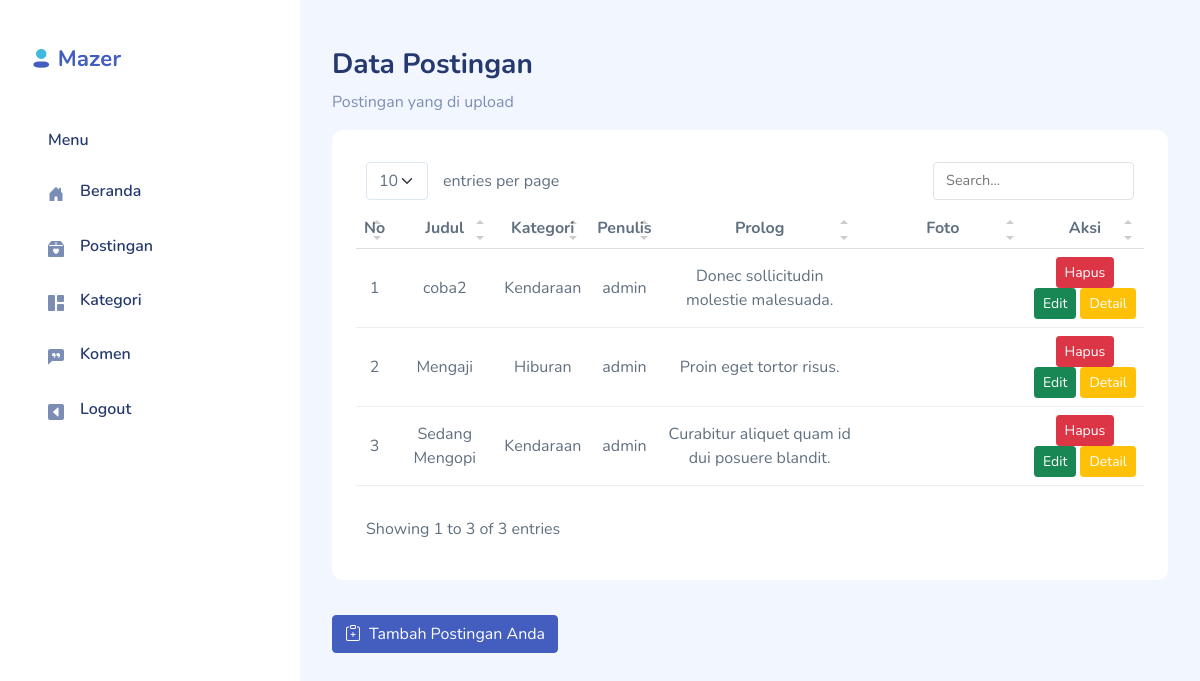
The page /admin/index.php?halaman=posts (signed in) on the database its author committed.
### tables this page shows
CREATE TABLE `posts` (
  `id_posts` int(11) NOT NULL,
  `id_kategori` int(11) NOT NULL,
  `id_admin` int(11) NOT NULL,
  `judul` varchar(200) NOT NULL,
  `prolog` varchar(200) NOT NULL,
  `deskripsi` text NOT NULL,
  `foto` varchar(255) NOT NULL,
  `tanggal` date NOT NULL
);

CREATE TABLE `kategori` (
  `id_kategori` int(11) NOT NULL,
  `nama_kategori` varchar(200) NOT NULL
);

### admin/include/functions.php (called while the page is built, shortened)
<?php
$conn = new mysqli("localhost", "root", "", "coba-cms");
function queryData($query) {
    global $conn;
    $result = mysqli_query($conn, $query);
    $rows = [];
    while($row = mysqli_fetch_assoc($result)) {
        $rows[] = $row;
    }
    return $rows;
}
?>

### admin/posts.php (the view, shortened to what this page needs)
<?php
$id_admin = $_SESSION["admin"]["id_admin"];
$result = queryData("SELECT * FROM posts JOIN kategori ON posts.id_kategori = kategori.id_kategori WHERE id_admin = $id_admin");
$nomor  = 1;
?>
<div class="page-heading">
    <div class="page-title">
        <div class="row">
            <div class="col-12 col-md-6 order-md-1 order-last">
                <h3>Data Postingan</h3>
                <p class="text-subtitle text-muted">Postingan yang di upload</p>
            </div>
        </div>
    </div>
    <section class="section">
        <div class="card">
            <div class="card-body">
                <table class="table table-hover text-center" id="table1">
                    <thead>
                        <tr>
                            <th class="text-center">No</th>
                            <th class="text-center">Judul</th>
                            <th class="text-center">Kategori</th>
                            <th class="text-center">Penulis</th>
                            <th class="text-center">Prolog</th>
                            <th class="text-center">Foto</th>
                            <th class="text-center">Aksi</th>
                        </tr>
                    </thead>
                    <tbody>
                        <?php foreach($result as $row) : ?>
                        <tr>
                            <td><?= $nomor++; ?></td>
                            <td><?= $row["judul"]; ?></td>
                            <td><?= $row["nama_kategori"]; ?></td>
                            <td><?= $_SESSION["admin"]["nama"] ?></td>
                            <td><?= $row["prolog"]; ?></td>
                            <td>
                            </td>
                            <td>
                                <a href="index.php?halaman=hapusposts&id=<?= $row["id_posts"];?>"
                                    onclick="return confirm('Yakin ?') ;" class=" btn btn-sm btn-danger">Hapus</a>
                                <a href="index.php?halaman=ubahposts&id=<?= $row["id_posts"]; ?>"
                                    class=" btn btn-sm btn-success">Edit</a>
                                <a href="index.php?halaman=detailposts&id=<?= $row["id_posts"]; ?>"
                                    class=" btn btn-sm btn-warning">Detail</a>
                            </td>
                        </tr>
                        <?php endforeach; ?>
                    </tbody>
                </table>
            </div>
        </div>
        <a href="index.php?halaman=tambahposts" class="btn btn-primary"><i class="bi bi-clipboard-plus me-2"></i>Tambah
            Postingan
            Anda</a>
    </section>
</div>

### admin/assets/css/app.css (style rules this page uses)
.btn i,.btn svg { width:16px;height:16px }
.btn.btn-danger,.btn.btn-info,.btn.btn-primary,.btn.btn-secondary,.btn.btn-success,.btn.btn-warning { color:#fff }
.card { margin-bottom:2.2rem;border:none }
.card .card-body { padding:1.5rem }
.dataTable-table td,.dataTable-table thead th,.table td,.table thead th { vertical-align:middle }
.dataTable-table:not(.table-borderless) thead th,.table:not(.table-borderless) thead th { border-bottom:1px solid #dedede!important }
.bi { width:1rem;height:1rem }
.page-heading { margin:0 0 2rem }
.page-heading h3 { font-weight:700 }
a { text-decoration:none }

### rows shown on the page
posts: judul "coba2", id_kategori.nama_kategori "Kendaraan", prolog "Donec sollicitudin molestie malesuada."
posts: judul "Mengaji", id_kategori.nama_kategori "Hiburan", prolog "Proin eget tortor risus."
posts: judul "Sedang Mengopi", id_kategori.nama_kategori "Kendaraan", prolog "Curabitur aliquet quam id dui posuere blandit."
